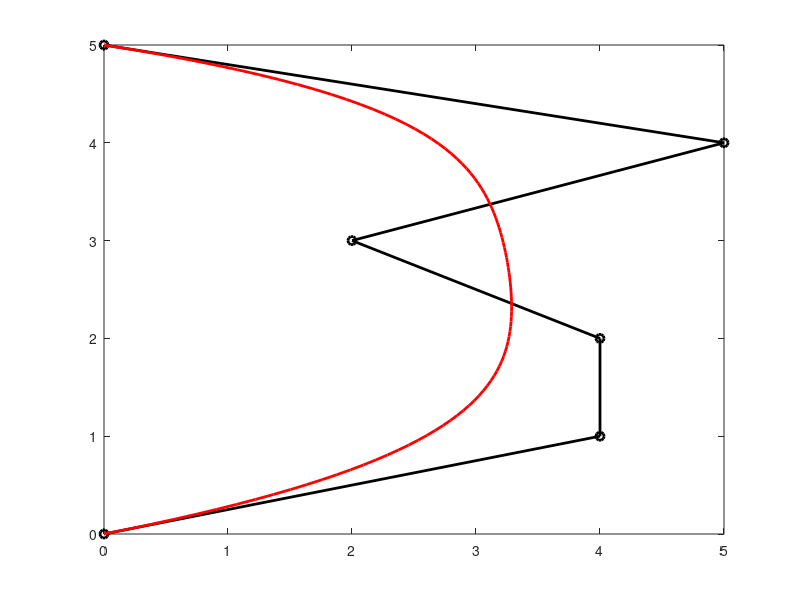

MATLAB code to generate this figure:
function BQR
% b=ginput(8);b=b';
b=[0 1 2 3 4 5;
   0 4 4 2 5 0];
% b=fliplr(b);
b=flipud(b);
n=size(b,2)-1;
t=linspace(0,1,100);
P=b*T(n,t);
% plot(b(1,:),b(2,:),'s-b','LineWidth',2)
plot(b(1,:),b(2,:),'o-k','LineWidth',2)
hold on
% plot(P(1,:),P(2,:),'og','LineWidth',1)
plot(P(1,:),P(2,:),'-r','LineWidth',2)
% hold off 

function y=T(n,t)
y=zeros(n+1,length(t));
for i=0:n
    y(i+1,:)=nchoosek(n,i)*(1-t).^(n-i).*t.^i;
end